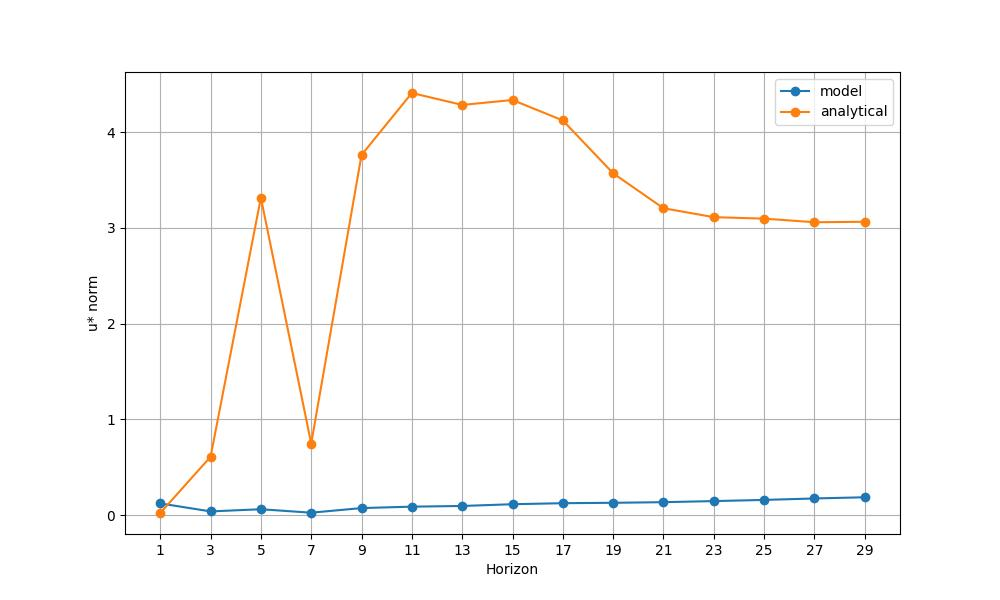

This chart was generated by the following Python code:
import numpy as np
import matplotlib.pyplot as plt
from numpy.linalg import lstsq
from scipy.linalg import block_diag
from datagen import get_system
from scipy.linalg import solve
import math
import cvxpy as cp
from scipy.optimize import least_squares
import os


def quad_ls_symmetric(U, y):
    """
    Least squares assuming Q is symmetric
    """
    N, d = U.shape
    idx = [(i, j) for i in range(d) for j in range(i, d)]
    p = len(idx)

    X = np.zeros((N, p))

    for n in range(N):
        row = []
        for (i, j) in idx:
            if i == j:
                row.append(U[n, i] ** 2)
            else:
                row.append(2 * U[n, i] * U[n, j])
        X[n] = row

    theta, _, _, _ = np.linalg.lstsq(X, y, rcond=None)

    Q_hat = np.zeros((d, d))
    for k, (i, j) in enumerate(idx):
        Q_hat[i, j] = theta[k]
        Q_hat[j, i] = theta[k]

    return Q_hat


def quad_ridge(U, y, lam=1e-3):
    """
    Ridge-regularized symmetric LS
    """
    N, d = U.shape
    idx = [(i, j) for i in range(d) for j in range(i, d)]
    p = len(idx)

    X = np.zeros((N, p))

    for n in range(N):
        row = []
        for (i, j) in idx:
            if i == j:
                row.append(U[n, i] ** 2)
            else:
                row.append(2 * U[n, i] * U[n, j])
        X[n] = row

    A = X.T @ X + lam * np.eye(p)
    b = X.T @ y
    theta = np.linalg.solve(A, b)

    Q_hat = np.zeros((d, d))
    for k, (i, j) in enumerate(idx):
        Q_hat[i, j] = theta[k]
        Q_hat[j, i] = theta[k]

    return Q_hat


def quad_psd(U, y):
    """
    PSD-constrained least squares
    """
    N, d = U.shape
    Q = cp.Variable((d, d), PSD=True)

    loss = 0
    for i in range(N):
        loss += (cp.quad_form(U[i], Q) - y[i]) ** 2

    prob = cp.Problem(cp.Minimize(loss))
    prob.solve()

    return Q.value


def quad_nuclear(U, y, lam=1e-2):
    """
    Low-rank estimation via nuclear norm
    """
    N, d = U.shape
    Q = cp.Variable((d, d), symmetric=True)

    loss = 0
    for i in range(N):
        loss += (cp.quad_form(U[i], Q) - y[i]) ** 2

    prob = cp.Problem(cp.Minimize(loss + lam * cp.normNuc(Q)))
    prob.solve()

    return Q.value

def quad_factorized(U, y, r, lr=1e-2, steps=1000):
    """
    Nonconvex low-rank PSD estimation
    """
    N, d = U.shape
    L = np.random.randn(r, d)

    for _ in range(steps):
        grad = np.zeros_like(L)
        for i in range(N):
            Lu = L @ U[i]
            err = Lu @ Lu - y[i]
            grad += 4 * err * np.outer(Lu, U[i])
        L -= lr * grad / N

    Q_hat = L.T @ L
    return Q_hat

def quad_huber(U, y, delta=1.0):
    """
    Robust symmetric estimation with Huber loss
    """
    N, d = U.shape
    idx = [(i, j) for i in range(d) for j in range(i, d)]
    p = len(idx)

    def residual(theta):
        Q = np.zeros((d, d))
        for k, (i, j) in enumerate(idx):
            Q[i, j] = theta[k]
            Q[j, i] = theta[k]
        return np.array([U[i] @ Q @ U[i] - y[i] for i in range(N)])

    theta0 = np.zeros(p)
    res = least_squares(residual, theta0, loss='huber', f_scale=delta)

    Q_hat = np.zeros((d, d))
    for k, (i, j) in enumerate(idx):
        Q_hat[i, j] = res.x[k]
        Q_hat[j, i] = res.x[k]

    return Q_hat

def sample_u(C, b, gamma, n, nullscale=1.0):
   
    m, d = C.shape
    b = b.reshape(-1)

    # SVD for nullspace
    U, S, Vt = np.linalg.svd(C, full_matrices=True)
    rank = np.linalg.matrix_rank(C)
    N = Vt[rank:].T   # nullspace basis

    C_pinv = np.linalg.pinv(C)

    u_samples = []

    while len(u_samples) < n:
        # 1. sample y uniformly from ball ||y||^2 <= gamma
        z = np.random.randn(m)
        z = z / np.linalg.norm(z)
        # r = np.random.rand() ** (1.0 / m)     # correct radius scaling
        y = np.sqrt(gamma)  * z

        # 2. particular solution
        u_p = C_pinv @ (y - b)

        # 3. add bounded nullspace component
        if N.size > 0:
            w = nullscale * np.random.randn(N.shape[1])
            u = u_p + N @ w
        else:
            u = u_p

        # 4. safety check (numerical)
        if (C @ u + b).T @ (C @ u + b) <= gamma + 1e-8:
            u_samples.append(u)

    return np.array(u_samples)

def cost(Q, T, U):
    Q_tilde = block_diag(*([Q] * T))
    sigma = 0.1
    y = np.einsum('ni,ij,nj->n', U, Q_tilde, U)
    noise   = np.random.normal()
    return (y+ noise)



n,m = 2,2
x_0 = np.array([0.0, 0.0])

T_list  = range(1, 30, 2)
sigma_0 = np.eye(n) *0.1
Q = np.diag([2.0, 3.0])
name = 'stable'
epsilon = 0.85
delta = 0.9
j = 10000
norm = []
chebu = []

for T in T_list:
    A, B, CT = get_system(name, n, m, T,  seed=0)

    u = np.random.randn(m*T, 1)

    x_f = np.linalg.matrix_power(A, T) @ x_0.reshape(-1, 1) + CT @ u
    x_f =  x_f.reshape(-1)

    N_T = np.eye(n)

    for i in range(1, T):
        N_T = np.hstack((N_T, np.linalg.matrix_power(A, i)))

        
    sigma_w = np.eye(n*T) * 0.1
    sigma_z = N_T @ sigma_w @ N_T.T
    
    traceSigma = np.trace(sigma_z)
  
    b = (np.linalg.matrix_power(A, T)@x_0) - x_f
    alpha = epsilon**2  + (traceSigma/delta) - 2*epsilon*math.sqrt(traceSigma/delta)

    U = sample_u(CT, b, alpha, j)
    y = cost(Q, T, U)

    proj = lambda u: u / np.linalg.norm(u)
    u_star, min_cost = unconstrained_min_cost(U, y)
    print("Approx. min cost:", min_cost)
    norm.append(min_cost)
    

    Q_tilde = block_diag(*([Q] * T))
    u = cp.Variable(m*T)
    objective = cp.Minimize(cp.quad_form(u, Q_tilde))
    f = cp.quad_form(CT @ u + b, np.eye(CT.shape[0]))
    prob = cp.Problem(objective, [f <= alpha])
    prob.solve(solver=cp.SCS, verbose=False)

    uc = u.value 
    uc     = u.value.reshape(-1, 1)
    cheb_norm = float(uc.T @ Q_tilde @ uc)
    chebu.append(cheb_norm)

plt.figure(figsize=(10, 6))
plt.plot(T_list, norm, 'o-', label = 'model')
plt.plot(T_list, chebu, 'o-', label = 'analytical')
plt.xlabel('Horizon')
plt.ylabel('u* norm')
plt.xticks(T_list)
plt.grid(True)
plt.legend()
plt.savefig('model.jpeg')    
